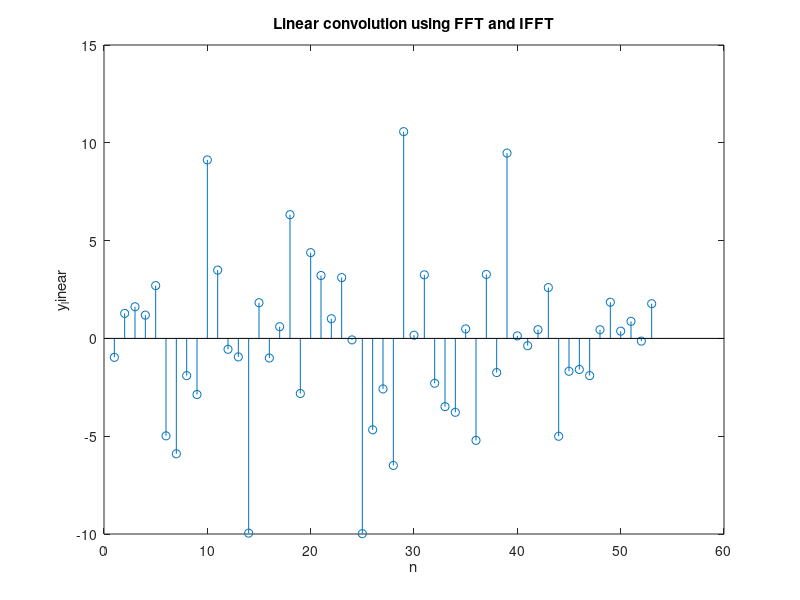

The MATLAB script that drew this image:
% Input sequences
s1 = [0.8884, -1.1471, -1.0689, -0.8095, -2.9443, 1.4384, 0.3252, -0.7549, 1.3703, -1.7115, -0.1022, -0.2414, 0.3192, 0.3129, -0.8649, -0.0301, -0.1649, 0.6277, 1.0933, 1.1093, -0.8637, 0.0774, -1.2141, -1.1135, -0.0068, 1.5326, -0.7697, 0.3714, -0.2256, 1.1174];
s2 = [-1.0891, 0.0326, 0.5525, 1.1006, 1.5442, 0.0859, -1.4916, -0.7423, -1.0616, 2.3505, -0.6156, 0.7481, -0.1924, 0.8886, -0.7648, -1.4023, -1.4224, 0.4882, -0.1774, -0.1961, 1.4193, 0.2916, 0.1978, 1.5877];

% Length of input sequences
N = length(s1);
M = length(s2);

% Length of output sequence
n = N + M - 1;

% Zero padding the sequences to the length of output sequence
s1 = [s1, zeros(1, n-N)];
s2 = [s2, zeros(1, n-M)];

% Taking FFT of both sequences
S1 = fft(s1);
S2 = fft(s2);

Y = S1 .* S2;

% Taking the IFFT of the product obtained above
y_linear = ifft(Y);

% Trimming the resulting sequence to the length of the sum of the original sequences minus one
y_linear = real(y_linear(1:n));

stem(y_linear)
title("Linear convolution using FFT and IFFT")
xlabel("n")
ylabel("y_linear")
disp(y_linear)